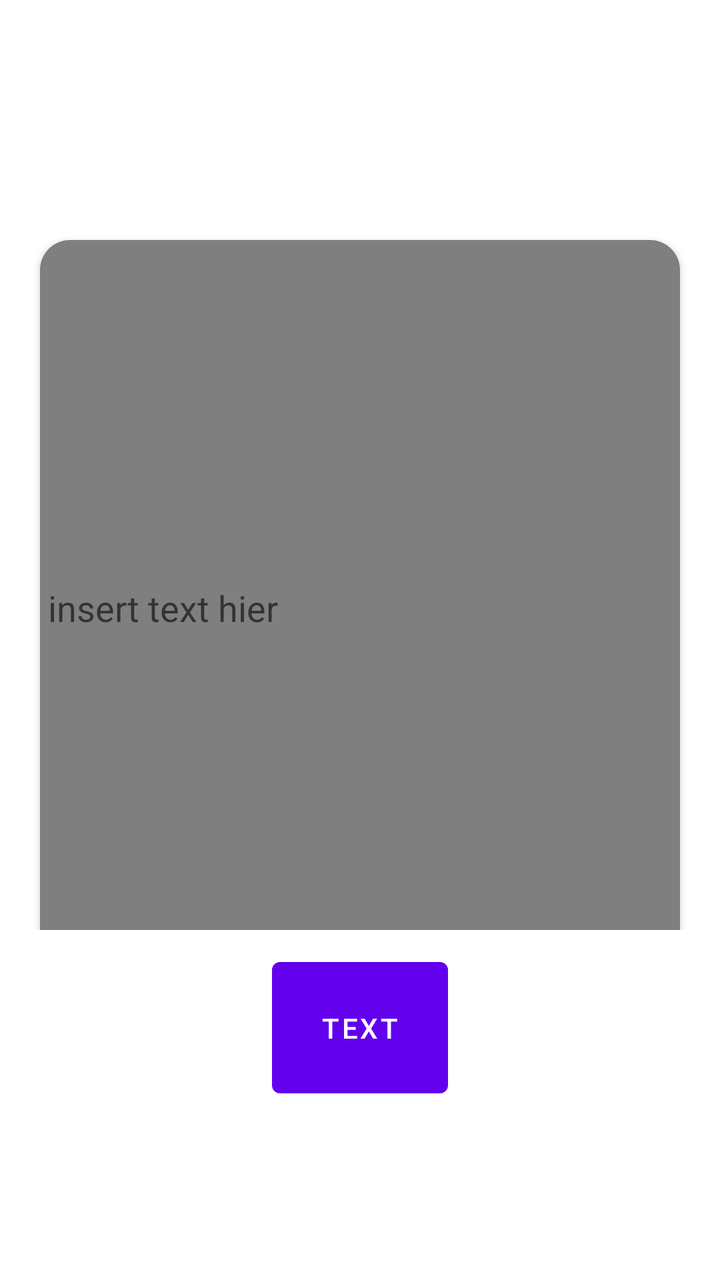
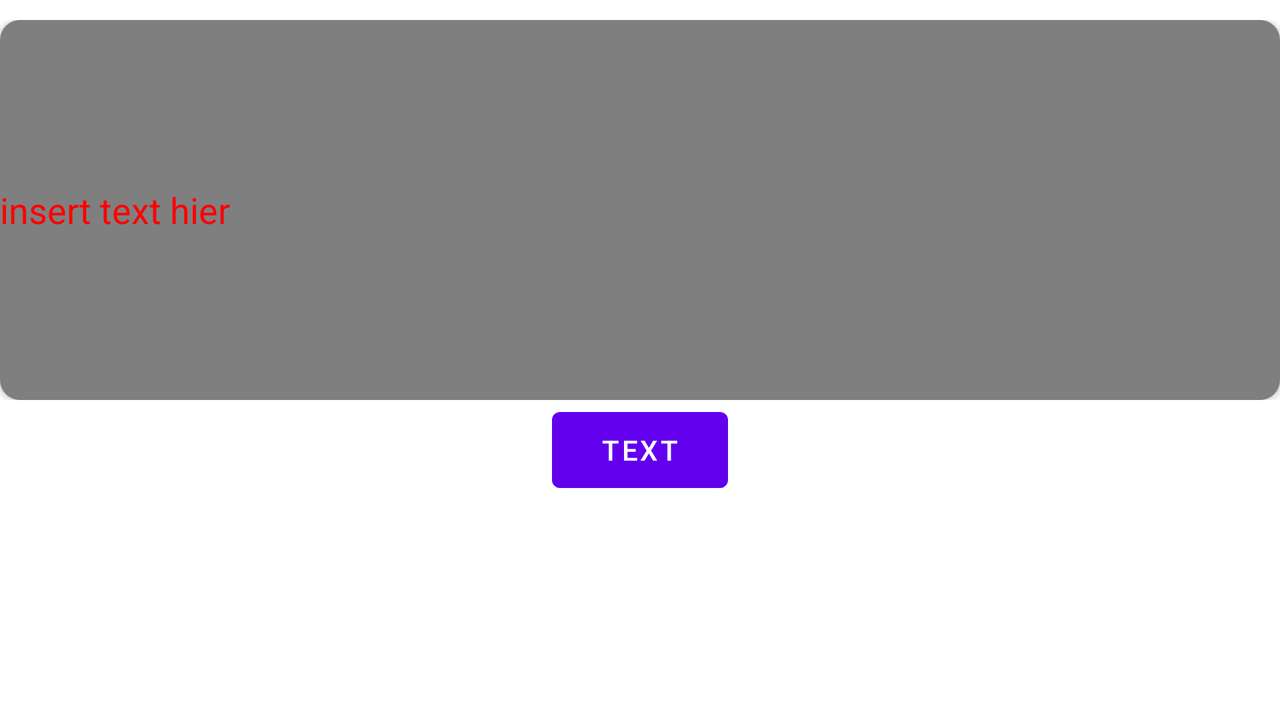

The same Android screen from two of the app's own layout files: first res/layout/ as a phone draws it, then the repository's variant for another configuration, drawn on a device whose configuration selects that folder. Both files follow.
<!-- AndroidManifest.xml: application theme Theme.ViCueTest -->
<!-- res/layout/fragment_overview.xml -->
<?xml version="1.0" encoding="utf-8"?>
<layout xmlns:android="http://schemas.android.com/apk/res/android"
    xmlns:app="http://schemas.android.com/apk/res-auto"
    xmlns:tools="http://schemas.android.com/tools">

    <data>

        <variable
            name="viewModel"
            type="ru.zatsoft.vicuetest.overview.KlipViewModel" />
    </data>

    <androidx.constraintlayout.widget.ConstraintLayout
        android:layout_width="match_parent"
        android:layout_height="match_parent"
        tools:context="ru.zatsoft.vicuetest.overview.KlipFragment">


        <androidx.constraintlayout.widget.ConstraintLayout
            android:id="@+id/frameLayout"
            android:layout_width="match_parent"
            android:layout_height="0dp"
            android:paddingTop="100dp"
            app:layout_constraintBottom_toTopOf="@id/btnText"
            app:layout_constraintLeft_toLeftOf="parent"
            app:layout_constraintRight_toRightOf="parent"
            app:layout_constraintTop_toTopOf="parent"
            app:layout_constraintVertical_weight="6">



            <androidx.cardview.widget.CardView
                xmlns:card_view="http://schemas.android.com/apk/res-auto"
                android:id="@+id/frame1"
                android:layout_width="match_parent"
                android:layout_height="wrap_content"
                android:layout_margin="20dp"
                card_view:cardCornerRadius="15dp"
                app:layout_constraintLeft_toLeftOf="parent"
                app:layout_constraintRight_toRightOf="parent"
                app:layout_constraintTop_toTopOf="parent">



                <VideoView
                    android:id="@+id/videoView"
                    android:layout_width="match_parent"
                    android:layout_height="wrap_content"
                    />

                <com.google.android.material.textfield.TextInputEditText

                    android:id = "@+id/edText"
                    android:layout_width="match_parent"
                    android:layout_height="match_parent"
                    android:hint = "insert text hier"
                    android:textColor="#FF00CC00"
                    android:elevation = "0dp" />

            </androidx.cardview.widget.CardView>


        </androidx.constraintlayout.widget.ConstraintLayout>


        <Button
            android:id="@+id/btnText"
            android:layout_width="wrap_content"
            android:layout_height="0dp"
            android:layout_marginTop="10dp"
            android:text="TEXT"
            app:layout_constraintBottom_toTopOf="@+id/photos_grid"
            app:layout_constraintLeft_toLeftOf="parent"
            app:layout_constraintRight_toRightOf="parent"
            app:layout_constraintTop_toBottomOf="@+id/frameLayout"
            app:layout_constraintVertical_weight="1" />

        <androidx.recyclerview.widget.RecyclerView
            android:id="@+id/photos_grid"
            android:layout_width="wrap_content"
            android:layout_height="0dp"
            android:layout_marginTop="10dp"
            android:orientation="horizontal"
            android:padding="6dp"
            app:layoutManager="androidx.recyclerview.widget.GridLayoutManager"
            app:layout_constraintBottom_toBottomOf="parent"
            app:layout_constraintLeft_toLeftOf="parent"
            app:layout_constraintRight_toRightOf="parent"
            app:layout_constraintTop_toBottomOf="@+id/btnText"
            app:layout_constraintVertical_weight="1"
            app:listData="@{viewModel.photos}"
            tools:itemCount="4"
            tools:listitem="@layout/grid_view_item" />

    </androidx.constraintlayout.widget.ConstraintLayout>
</layout>
<!-- resources referenced by this layout -->
<resources>
  <style name="Theme.ViCueTest" parent="Theme.MaterialComponents.DayNight.DarkActionBar">
          
          <item name="colorPrimary">@color/purple_500</item>
          <item name="colorPrimaryVariant">@color/purple_700</item>
          <item name="colorOnPrimary">@color/white</item>
          
          <item name="colorSecondary">@color/teal_200</item>
          <item name="colorSecondaryVariant">@color/teal_700</item>
          <item name="colorOnSecondary">@color/black</item>
          
          <item name="android:statusBarColor" tools:targetApi="l">?attr/colorPrimaryVariant</item>
          
      </style>
</resources>
<!-- res/layout-land/fragment_overview.xml (the repository's variant of the layout above) -->
<!-- drawn on the phone turned sideways -->
<?xml version="1.0" encoding="utf-8"?>
<layout xmlns:android="http://schemas.android.com/apk/res/android"
    xmlns:app="http://schemas.android.com/apk/res-auto"
    xmlns:tools="http://schemas.android.com/tools">

    <data>
        <variable
            name="viewModel"
            type="ru.zatsoft.vicuetest.overview.KlipViewModel" />
    </data>

    <androidx.constraintlayout.widget.ConstraintLayout
        android:layout_width="match_parent"
        android:layout_height="match_parent"
        tools:context="ru.zatsoft.vicuetest.overview.KlipFragment">

        <androidx.constraintlayout.widget.ConstraintLayout
            android:id="@+id/frameLayout"
            android:layout_width="match_parent"
            android:layout_height="0dp"
            android:paddingTop="10dp"
            app:layout_constraintBottom_toTopOf="@id/btnText"
            app:layout_constraintLeft_toLeftOf="parent"
            app:layout_constraintRight_toRightOf="parent"
            app:layout_constraintTop_toTopOf="parent"
            app:layout_constraintVertical_weight="4">

            <androidx.cardview.widget.CardView
                android:id="@+id/frame1"
                android:layout_width="wrap_content"
                android:layout_height="wrap_content"

                app:cardCornerRadius="10dp"
                app:layout_constraintLeft_toLeftOf="parent"
                app:layout_constraintRight_toRightOf="parent"
                app:layout_constraintTop_toTopOf="parent">

                <VideoView
                    android:id="@+id/videoView"
                    android:layout_width="match_parent"
                    android:layout_height="wrap_content"
                    />

                <com.google.android.material.textfield.TextInputEditText
                    android:id="@+id/edText"
                    android:layout_width="match_parent"
                    android:layout_height="match_parent"
                    android:background="@null"
                    android:elevation="0dp"
                    android:hint="insert text hier"
                    android:textColor="#FF00CC00"
                    android:textColorHint="#FFFF0000" />

            </androidx.cardview.widget.CardView>

            <ImageView
                android:id="@+id/progressView"
                android:layout_width="match_parent"
                android:layout_height="match_parent"
                app:srcCompat="@drawable/loading_animation"
                app:layout_constraintLeft_toLeftOf="parent"
                app:layout_constraintRight_toRightOf="parent"
                app:layout_constraintTop_toTopOf="parent"/>

        </androidx.constraintlayout.widget.ConstraintLayout>

        <Button
            android:id="@+id/btnText"
            android:layout_width="wrap_content"
            android:layout_height="0dp"
            android:text="TEXT"
            app:layout_constraintBottom_toTopOf="@id/photos_grid"
            app:layout_constraintLeft_toLeftOf="parent"
            app:layout_constraintRight_toRightOf="parent"
            app:layout_constraintTop_toBottomOf="@+id/frameLayout"
            app:layout_constraintVertical_weight="1" />

        <androidx.recyclerview.widget.RecyclerView
            android:id="@+id/photos_grid"
            android:layout_width="wrap_content"
            android:layout_height="0dp"
            android:layout_marginTop="10dp"
            android:orientation="horizontal"
            android:padding="6dp"
            app:layoutManager="androidx.recyclerview.widget.GridLayoutManager"
            app:layout_constraintBottom_toBottomOf="parent"
            app:layout_constraintLeft_toLeftOf="parent"
            app:layout_constraintRight_toRightOf="parent"
            app:layout_constraintTop_toBottomOf="@id/btnText"
            app:layout_constraintVertical_weight="2"
            app:listData="@{viewModel.photos}"
            tools:itemCount="4"
            tools:listitem="@layout/grid_view_item" />

    </androidx.constraintlayout.widget.ConstraintLayout>
</layout>
